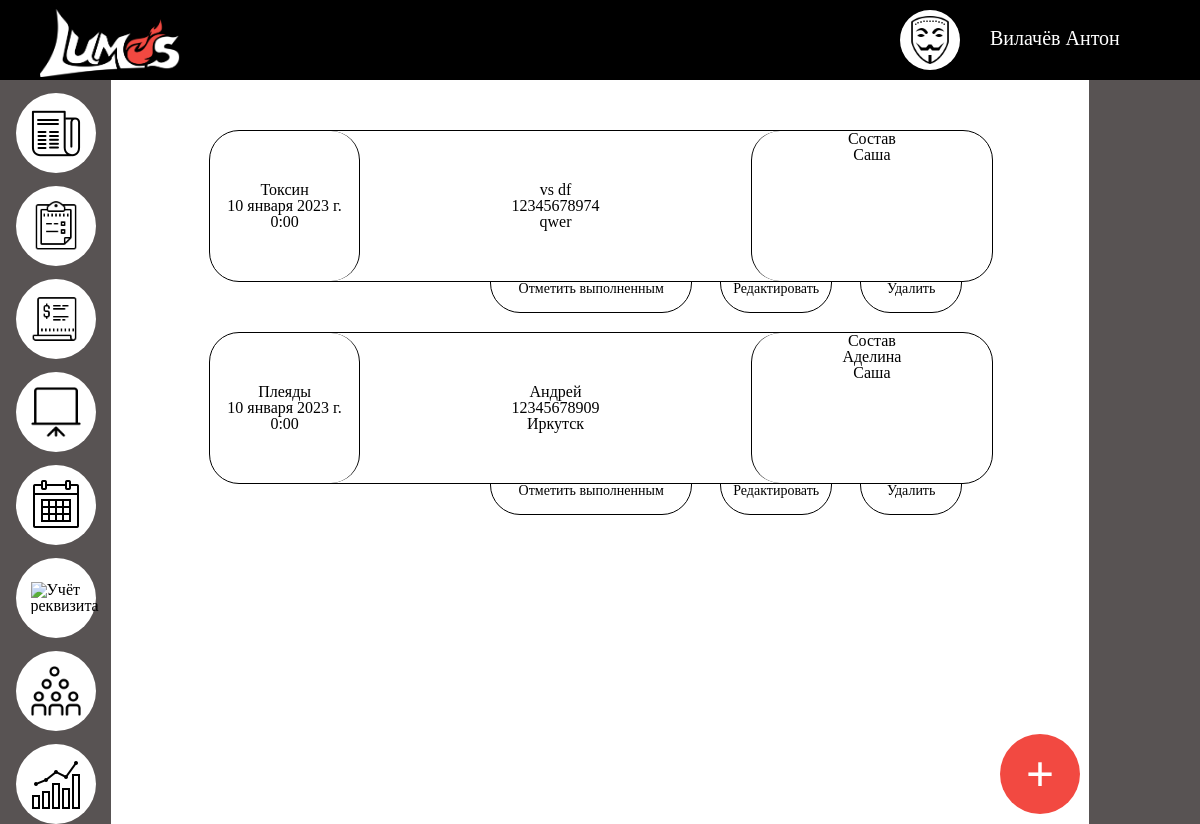
The page /orders on the database its author committed.
### main/models.py (models this page shows, shortened)
class Project(models.Model):
    name = models.CharField("Название", max_length=30)
    base_cost = models.SmallIntegerField("Стоимость")
    avatar = models.ImageField("Аватарка", upload_to="project's avatars", null=True, blank=True)
    description = models.TextField("Описание", null=True, blank=True)
    task = models.ForeignKey(
        Task, verbose_name="Задачи", related_name="Project_Task", on_delete=models.SET_NULL, null=True, blank=True
    )
    employee = models.ManyToManyField(Employee, verbose_name="Сотрудники", related_name="Project_Employee",
                                      null=True, blank=True)
    props = models.ManyToManyField(Props, verbose_name="Реквизит", related_name="Project_Props",
                                   null=True, blank=True)
    order = models.ManyToManyField(Order, verbose_name="orders", related_name="Project_Order",
                                   null=True, blank=True)
    class Meta:
        verbose_name = "Проект"
        verbose_name_plural = "Проекты"

class Order(models.Model):
    date = models.DateField("Дата", default=datetime.date.today)
    time = models.TimeField("Время", default=datetime.time)
    place = models.CharField("Адрес", max_length=60)
    customer = models.CharField("ФИО Заказчика", max_length=50)
    phoneNumberRegex = RegexValidator(regex=r"^\+?1?\d{8,15}$")
    phone = models.CharField(validators=[phoneNumberRegex], max_length=12)
    comment = models.TextField("Комментарий", null=True, blank=True)
    realization = models.BooleanField(null=True, blank=True, default=False)
    employee = models.ManyToManyField(Employee, verbose_name="Работники", related_name="Order_Employee",
                                      null=True, blank=True)
    class Meta:
        verbose_name = "Заказ"
        verbose_name_plural = "Заказы"

class Employee(models.Model):
    phoneNumberRegex = RegexValidator(regex=r"^\+?1?\d{8,15}$")
    phone = models.CharField(validators=[phoneNumberRegex], max_length=12, unique=True)
    name = models.CharField("Имя", max_length=30)
    surname = models.CharField("Фамилия", max_length=30)
    patronymic = models.CharField("Отчество", max_length=30, null=True, blank=True)
    login = models.CharField("Логин", max_length=30, null=True, blank=True, unique=True)
    password = models.CharField("Пароль", max_length=30, null=True, blank=True)
    vk_link = models.SlugField("Ссылка на Вк", max_length=30, null=True, blank=False)
    telegram_link = models.SlugField("Пароль", max_length=30, null=True, blank=True)
    avatar = models.ImageField("Аватарка", null=True, blank=True)
    def __str__(self):
        return self.name
    class Meta:
        verbose_name = "Сотрудник"
        verbose_name_plural = "Сотрудники"

### main/views.py (the view)
# urls.py: path('orders', views.go_to_orders, name='orders'),
def go_to_orders(request):
    orders = Order.objects.order_by('date')
    projects = Project.objects.order_by('name')
    return render(request, 'main/orders.html', {'orders': orders, 'projects': projects})

### main/templates/main/orders.html (shortened to what this page needs)
{% extends 'main/base.html' %}
{% block center %}
<div id="main-employees">
    {% if orders %}
    {% for el in orders %}
        <div class="employee">
            <div class="avatar-employee-div avatar-employee-div-in-orders">
                <p class="text-info-employee text-info-employee-in-orders">
                    {% for i in el.Project_Order.all %}
                        {{ i.name }} </br>
                    {% endfor %}
                    {{ el.date }} </br>
                    {{ el.time }}
                </p>
            </div>
            <div class="info-employee info-employee-in-orders">
                <p class="text-info-employee text-info-employee-in-orders">
                    {{ el.customer }} </br>
                    {{ el.phone }} </br>
                    {{ el.place }}
                </p>
            </div>
            <div class="projects-employee projects-employee-in-orders">
                Состав </br>
                {% for i in el.employee.all %}
                    {{ i }} </br>
                {% endfor %}
            </div>
            <a href="{% url 'refactor_order' el.id %}">
                <div class="refactor-employee refactor-employee-in-orders">
                    Редактировать
                </div>
            </a>
            <a href="{% url 'complete_order' el.id %}">
                <div class="delete-employee complete-employee-in-orders">
                    Отметить выполненным
                </div>
            </a>
            <a href="{% url 'delete_order' el.id %}">
                <div class="delete-employee delete-employee-in-orders">
                    Удалить
                </div>
            </a>
        </div>
    {% endfor %}
    {% else %}
        <h1>На данный момент нет заказов</h1>
    {% endif %}
</div>
<a id="add-project" href="{% url 'add_order' %}">+</a>
{% endblock %}

### main/static/main/css/style.css (style rules this page uses)
html { box-sizing: border-box; }
body { background-color: #ffffff; overflow: hidden; }
#add-project { display: block; position: fixed; width: 80px; height: 80px; border-radius: 50%; background: #F24941; bottom: 10px; right: 120px; box-sizing: border-box; padding-top: 15px; text-align: center; color: white; font-size: 50px; font-weight: bold; text-decoration: none; }
.employee { position: relative; width: 80%; height: 150px; margin-left: calc(50% - 40%); margin-top: 50px; margin-bottom: 50px; display: flex; flex-direction: row; border: 1px solid; border-radius: 30px; }
.avatar-employee-div { height: 100%; width: 150px; border-radius: 29px; border-right: 1px solid; position: relative; }
.info-employee { position: relative; height: 100%; width: 30%; text-align: center; }
.text-info-employee { position: relative; top: 50%; transform: translate(0, -50%) }
.projects-employee { height: 100%; width: calc(70% - 150px); border-radius: 29px; border-left: 1px solid; text-align: center; }
#main-employees { position: absolute; width: calc(100% - 222px); height: calc(100% - 80px); overflow: auto; }
.refactor-employee { position: absolute; width: 110px; height: 30px; bottom: -32px; right: 160px; border: 1px solid; border-radius: 0 0 30px 30px; text-align: center; font-size: 14px }
.delete-employee { position: absolute; width: 100px; height: 30px; bottom: -32px; right: 30px; border: 1px solid; border-radius: 0 0 30px 30px; text-align: center; font-size: 14px }
.avatar-employee-div-in-orders { text-align: center; }
.info-employee-in-orders { width: 50%; }
.projects-employee-in-orders { width: calc(50% - 150px); }
.complete-employee-in-orders { width: 200px; right: 300px; }

### rows shown on the page
Order: date "10 января 2023 г.", time "0:00", customer "vs df", phone "12345678974", place "qwer"
Project: name "Токсин"
Employee: name "Саша"
Order: date "10 января 2023 г.", time "0:00", customer "Андрей", phone "12345678909", place "Иркутск"
Project: name "Плеяды"
Employee: name "Аделина"
